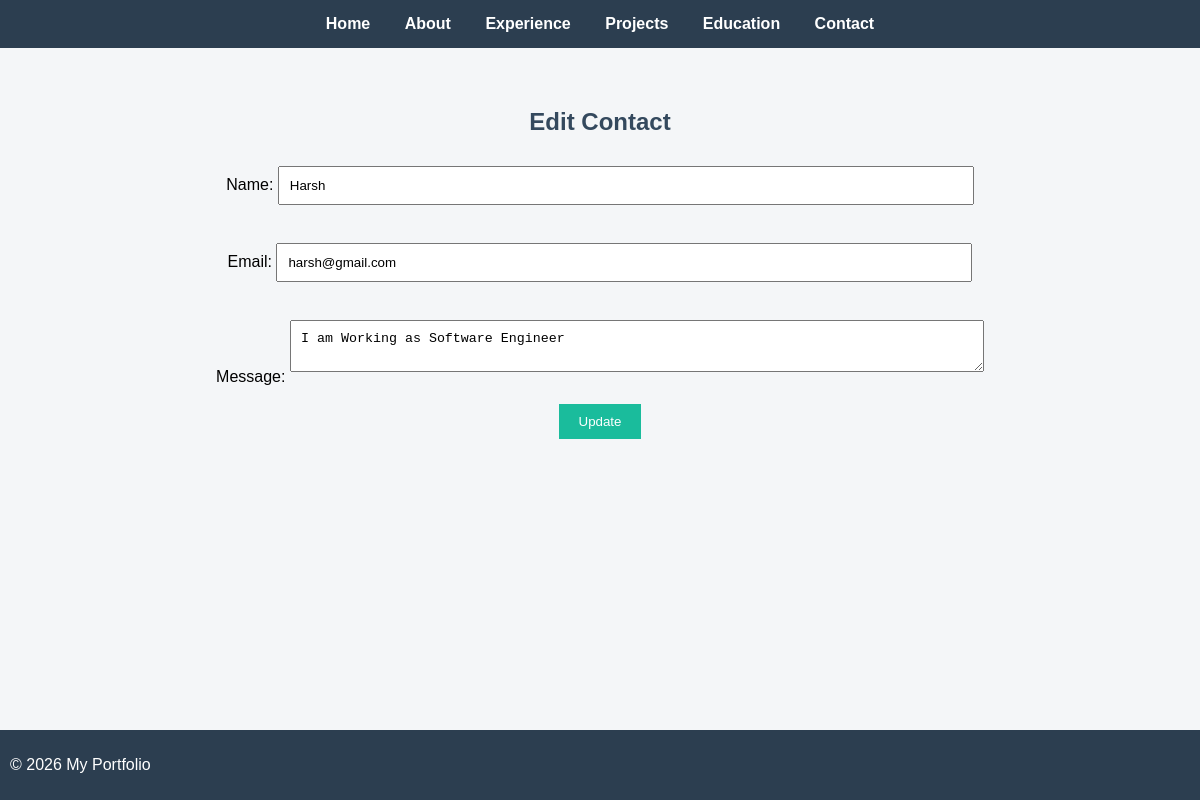
Page /edit/2/ on the committed database.
### resume/models.py (models this page shows, shortened)
class Contact(models.Model):
    name = models.CharField(max_length=100)
    email = models.EmailField()
    message = models.TextField()

### resume/views.py (the view)
# urls.py: path('edit/<int:id>/', views.edit_data, name='edit'),
def edit_data(request, id):
    data = Contact.objects.get(id=id)
    if request.method == 'POST':
        data.name = request.POST.get('name')
        data.email = request.POST.get('email')
        data.message = request.POST.get('message')
        data.save()
        return redirect('/show/')
    return render(request, 'edit.html', {'data': data})

### templates/edit.html (shortened to what this page needs)
{% extends 'base.html' %}
{% block content %}
<h2>Edit Contact</h2>
<form method="POST">
    Name: <input type="text" name="name" value="{{ data.name }}"><br><br>
    Email: <input type="email" name="email" value="{{ data.email }}"><br><br>
    Message: <textarea name="message">{{ data.message }}</textarea><br><br>
    <button type="submit">Update</button>
</form>
{% endblock %}

### static/css/style.css (style rules this page uses)
body { margin: 0; font-family: Arial, sans-serif; background-color: #f4f6f8; }
h2 { color: #34495e; }
button { background-color: #1abc9c; color: white; border: none; padding: 10px 20px; cursor: pointer; }
input, textarea { width: 60%; padding: 10px; margin: 10px 0; }

### rows in the picture
Contact: name "Harsh", email "harsh@gmail.com", message "I am Working as Software Engineer"
